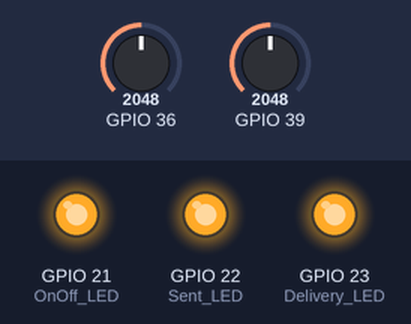
This sketch was run on a simulated ESP32. On the bench: output pins drawn as LEDs (lit = HIGH). The inputs (shaded band) are chosen by the test bench; at power-on: GPIO 36 = 2048, GPIO 39 = 2048. WiFi joins after 1.5 s; servers stay silent unless stated; no MQTT or app messages arrive unless stated; what the sketch prints to the serial monitor is not drawn.

Above: at 2.5 s.
At 7.0 s:
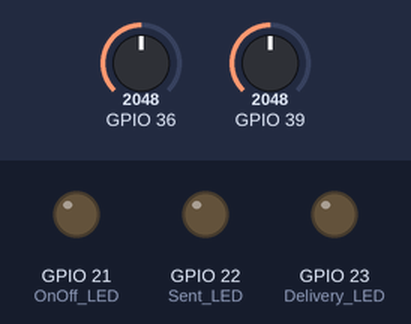
Timing chart, 0 to 8.5 s (numbered marks = the images above):
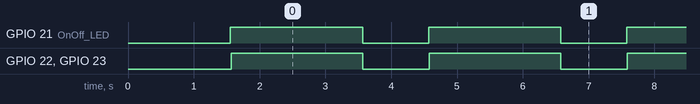

The sketch:

blue_esp.ino
```cpp
// Blue ESP is a sender

#include <esp_now.h>
#include <WiFi.h>
#include <PubSubClient.h>
#include <SPI.h>
#include <Ethernet.h>

// Pin Setup
int OnOff_LED = 21;
int Sent_LED = 22;
int Delivery_LED = 23;

// Sensor Variable
int lightValue;
int tempValue;
//float ADC_VREF_mV = 3300;
//float ADC_RESOLUTION = 4096;

// Communication Setup
uint8_t selfAddress[] = {0x84, 0xCC, 0xA8, 0x6B, 0xE3, 0x48};
uint8_t broadcastAddress[] = {0x58, 0xBF, 0x25, 0x82, 0x7C, 0x88};
esp_now_peer_info_t peerInfo;

// Can only connect to 2.4G WiFi
const char *WiFiSSID = "Panya Home5";
const char *WiFiPWD = "home137731";

// MQTT Setup
char *mqttServer = "broker.emqx.io";
WiFiClient wifiClient;
PubSubClient mqttClient(wifiClient);

void connectToWiFi() {
  Serial.print("Connecting to ");
  WiFi.begin(WiFiSSID, WiFiPWD);
  Serial.print(WiFiSSID);
  while (WiFi.status() != WL_CONNECTED) {
    Serial.print(".");
    delay(500);
  }
  Serial.println("\nConnection Successful!");
}

void OnDataSent(const uint8_t *mac_addr, esp_now_send_status_t status) {
  Serial.print("\n==========\nLast Packet Sent Status:\n");
  if (status == ESP_NOW_SEND_SUCCESS){
    Serial.println("Delivery Success");
    digitalWrite(Delivery_LED, HIGH);
  } else {
    Serial.println("Delivery Failed");
    digitalWrite(Delivery_LED, LOW);
  }
  Serial.print("\n==========\n");
}

void setup()
{
  // Set GPIO
  pinMode(OnOff_LED, OUTPUT);
  pinMode(Sent_LED, OUTPUT);
  pinMode(Delivery_LED, OUTPUT);
  digitalWrite(OnOff_LED, LOW);
  digitalWrite(Sent_LED, LOW);
  digitalWrite(Delivery_LED, LOW);

  // Init Serial Monitor
  Serial.begin(115200);

  // Set WiFi Station Mode
  connectToWiFi();
  WiFi.mode(WIFI_STA);

  // Init ESP_NOW
  if (esp_now_init() != ESP_OK) {
    Serial.println("ERROR: Initializing ESP-NOW Failed...");
    return;
  }

  esp_now_register_send_cb(OnDataSent);

  // Register Peer
  memcpy(peerInfo.peer_addr, broadcastAddress, 6);
  peerInfo.channel = 0;
  peerInfo.encrypt = false;

  if (esp_now_add_peer(&peerInfo) != ESP_OK) {
    Serial.println("ERROR: Failed to add peer");
    return;
  }

  // Init MQTT Client
  mqttClient.setServer(mqttServer, 1883);

  if (mqttClient.connect("clientID", "emqx", "public"))
  {
    Serial.println("Connection to MQTT Completed...");
  }
  else
  {
    Serial.println("Connection to MQTT Failed...");
    return;
  }
}

void loop()
{
  digitalWrite(OnOff_LED, HIGH);
  // Read Sensors
  lightValue = analogRead(A0);
  tempValue = analogRead(A3);
  char lightString[8];
  char tempString[8];
  dtostrf(lightValue, 1, 2, lightString);
  dtostrf(tempValue, 1, 2, tempString);

  // tempValue = (tempValue * (ADC_VREF_mV / ADC_RESOLUTION)) / 10;
  Serial.print("\n==========\n");
  Serial.print("Local light read: ");
  Serial.println(lightString);
  Serial.print("Local temp read: ");
  Serial.println(tempString);

  Serial.print("\n==========\n");

  // ESP Now Communication
  esp_err_t result = esp_now_send(broadcastAddress, (uint8_t *) &lightValue, sizeof(lightValue));

  if (result == ESP_OK) {
    Serial.println("Sent with success");
  }
  else {
    Serial.println("ERROR: failed sending the data...");
  }

  // MQTT Communication

  mqttClient.loop();
  if(mqttClient.publish("WindowLight", lightString) && mqttClient.publish("WindowTemp", tempString))
  {
    Serial.println("Successfully publish a message...");
    digitalWrite(Sent_LED, HIGH);
  }
  else
  {
    Serial.println("ERROR: failed to publish a message");
  }
  delay(2000);

  // Reset the Test LED
  digitalWrite(OnOff_LED, LOW);
  digitalWrite(Sent_LED, LOW);
  digitalWrite(Delivery_LED, LOW);
  delay(1000);
}
```

Measured:
- by itself, GPIO 21 (OnOff_LED), GPIO 22 (Sent_LED), GPIO 23 (Delivery_LED): alternates HIGH for 2.0 s and LOW for 1.0 s
